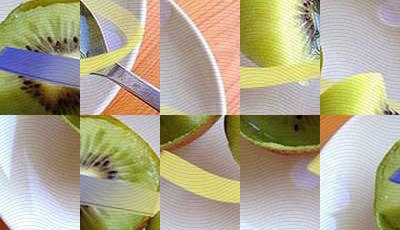
#> input picture vaptcha验证码/img/d62b89814aa64f9e85e3e7c73ee61534.jpg, 400 x 230 px
$ python recover.py
#> lines starting #> are read from the running program, lines starting #| are printed output that depends on the picture
import os
import hashlib
import requests
import subprocess
import numpy as np
import matplotlib.pyplot as plt


def solve_pow(challenge_str):
    level = 5
    i = 0
    while True:
        str_to_hash = challenge_str + str(i)
        hash_value = hashlib.sha256(str_to_hash.encode()).hexdigest()
        if is_ok(hash_value, level):
            return i
        i += 1

def is_ok(hash_str, level):
    if len(hash_str) < level:
        return False

    target_prefix = "0" * level
    return hash_str.startswith(target_prefix)

def decrypt(_0x96cb41, _0x27dab6):
    _0x1beceb = ""
    _0x1beceb = str(int(_0x96cb41) - _0x27dab6)
    if len(_0x1beceb) < 10:
        _0x1beceb = "0" + _0x1beceb
    return _0x1beceb

def get_canvas_mock(input_str):
    try:
        process = subprocess.run(
            ['node', r'C:\Users\gxst\PycharmProjects\PythonProject\VaptchaImage\js\fp.js', input_str],
            capture_output=True,
            text=True,
            check=True
        )
        hex_result = process.stdout.strip()
        print(hex_result)
        return int(hex_result, 16)
    except subprocess.CalledProcessError as e:
        print(f"Node运行报错: {e.stderr}")
        return None

def get_revert_order(img_order, r, ha, hb):
    _ha = int('BB6110D3', 16) # int(str(get_canvas_mock(ha)), 16)
    _hb = 0 # int(str(get_canvas_mock(hb)), 16)
    p = solve_pow(r)
    _0x5c63ec = _ha + _hb + 8549731620 + p
    _0x3ff040 = decrypt(img_order, _0x5c63ec)
    return _0x3ff040

def recover_frames_by_order(images, img_order, r, ha, hb):
    real_order = get_revert_order(img_order, r, ha, hb)
    print(real_order)
    frames = [images[int(_)] for _ in real_order]
    return frames

def recover_image(frames):
    _image = np.concatenate([np.concatenate(frames[i:i+5], axis=1) for i in range(0, 10, 5)], axis=0)
    return _image

def clip_image(_image):
    tile_width = 80
    tile_height = 115
    num_cols = 5  # 400 / 80
    num_rows = 2  # 230 / 115
    _tiles = [_image[r * tile_height:(r + 1) * tile_height, c * tile_width:(c + 1) * tile_width] for r in range(num_rows) for c in range(num_cols)]
    return _tiles

if __name__ == '__main__':
    data = {
        "hb": "",
        "img_order": "13641810615",
        "img": "https://img-cn.vaptcha.net/vaptcha/d62b89814aa64f9e85e3e7c73ee61534.jpg",
        "frequency": 0.35,
        "aso": "",
        "is_vip": 0,
        "adt": 0,
        "r": "7dfe1025119b64d",
        "u": "",
        "ut": "",
        "token": "",
        "ha": "2d68b",
        "a_t": 0,
        "a_p": "",
        "a_i": ""
    }
    filename = data['img'].split('/')[-1]
    if not os.path.exists(rf'img/{filename}'):
        with open(rf'img/{filename}', 'wb') as f:
            f.write(requests.get(data['img']).content)
    image = plt.imread(rf'img/{filename}')
#> image is the input picture: shape (230, 400, 3); mean R, G, B 174.5, 166.6, 140.6

    tiles = recover_frames_by_order(clip_image(image), data['img_order'], data['r'], data['ha'], data['hb'])
#> in recover_frames_by_order, `real_order = get_revert_order(img_order, r, ha, hb)`: real_order = '1948352760'
#| 1948352760
#> in recover_frames_by_order, `frames = [images[int(_)] for _ in real_order]`: frames = 10 items
#> tiles = 10 items
    plt.imshow(recover_image(tiles))
    plt.show()
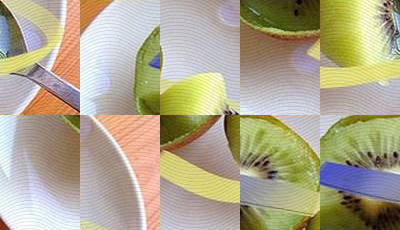
#> shown: shape (230, 400, 3); mean R, G, B 174.5, 166.6, 140.6
